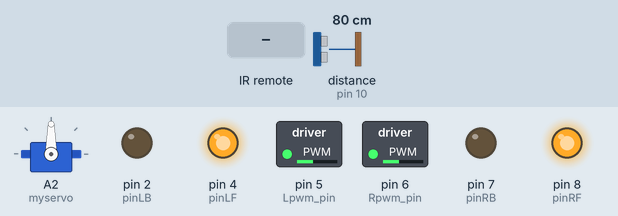
A sketch run on a simulated Arduino Uno, built with avr-gcc and run on an emulated ATmega328P. Parts: servo, switched loads named in the sketch (green lamp = pin HIGH), output pins drawn as LEDs (lit = HIGH). Wiring (inferred from the names in the program): ultrasonic range finder: trigger pin 11; echo pin 10. Dashed ring = blinking. Inputs (shaded band) come from the test bench; at power-on: distance to the obstacle (sensor on pin 10) 80 cm. The echo pulse lasts 58.3 µs per cm; random numbers use the default seed unless the sketch sets one; pins used as bus, display or sensor lines are not drawn.

Above: at 1.2 s.
1.3 s: distance to the obstacle (sensor on pin 10) set to 22 cm
2.8 s: distance to the obstacle (sensor on pin 10) set to 20 cm
At 5.3 s:
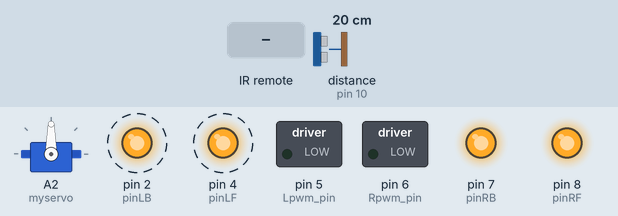
5.8 s: infrared code 0x00FF4AB5 received
At 7.3 s:
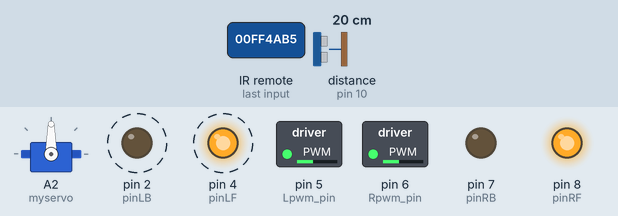
8.0 s: infrared code 0x00FF10EF received
At 8.9 s:
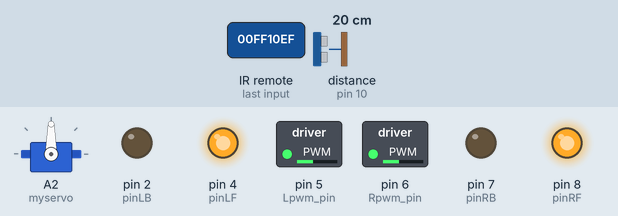
9.5 s: infrared code 0x00FF38C7 received
At 11.3 s:
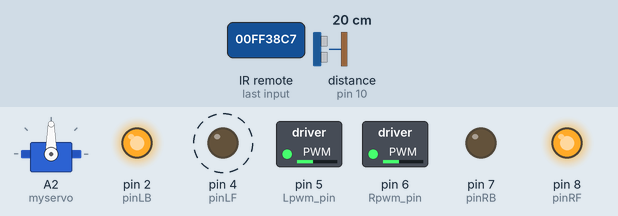
12.5 s: infrared code 0x00FF18E7 received
Timing chart, 0 to 15.2 s (numbered marks = the images above; inputs shaded):
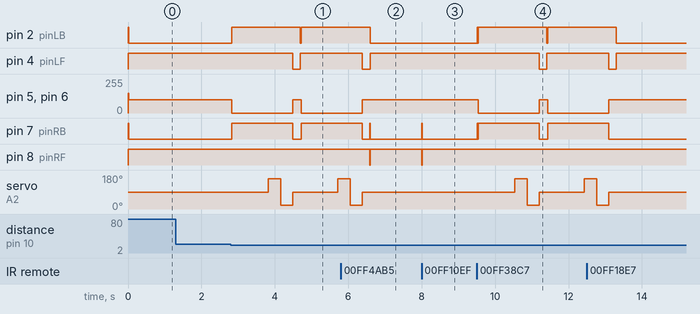

Measured:
- the behaviour switches between 21 and 20 cm on distance to the obstacle (sensor on pin 10) (found by bisection; images 0 and 1)
- after the input at 1.3 s, every drawn part: stays the same
- after the input at 2.8 s, pin 2 (pinLB): LOW → HIGH at once, → LOW 1.9 s later, → HIGH 0.02 s later; pin 4 (pinLF): HIGH → LOW after 1.7 s, → HIGH 0.20 s later
- after the input at 5.8 s, pin 8 (pinRF): HIGH → LOW after 0.79 s, → HIGH 0.01 s later
- after the input at 8.0 s, pin 7 (pinRB): LOW → HIGH at once, → LOW 0.01 s later; pin 8 (pinRF): HIGH → LOW at once, → HIGH 0.01 s later
- after the input at 9.5 s, pin 2 (pinLB): goes HIGH 0.01 s, LOW 0.01 s, HIGH 1.9 s, LOW 0.02 s, then HIGH, starting at once; pin 4 (pinLF): HIGH → LOW after 1.7 s, → HIGH 0.20 s later

The sketch:

Lesson_13_IR_Remote_Control_Car.ino
```cpp
#include <IRremote.h>
#include <Servo.h>

// Définition des broches
#define RECV_PIN 12
#define Lpwm_pin 5
#define Rpwm_pin 6
#define pinLB 2
#define pinLF 4
#define pinRB 7
#define pinRF 8
#define A1 11
#define A0 10

// Définition des codes IR
#define IR_Go    0x00FF18E7
#define IR_Back  0x00FF4AB5
#define IR_Left  0x00FF10EF
#define IR_Right 0x00FF5AA5
#define IR_Stop  0x00FF38C7

IRrecv irrecv(RECV_PIN);
decode_results results;
Servo myservo;

unsigned char Lpwm_val = 150;
unsigned char Rpwm_val = 150;
volatile int DL, DM, DR;
bool isStopped = false;  // Variable d'état pour suivre l'arrêt du robot

void M_Control_IO_config(void) {
  pinMode(pinLB, OUTPUT);
  pinMode(pinLF, OUTPUT);
  pinMode(pinRB, OUTPUT);
  pinMode(pinRF, OUTPUT);
  pinMode(Lpwm_pin, OUTPUT);
  pinMode(Rpwm_pin, OUTPUT);
}

void Set_Speed(unsigned char Left, unsigned char Right) {
  analogWrite(Lpwm_pin, Left);
  analogWrite(Rpwm_pin, Right);
}

void advance() {
  digitalWrite(pinRB, LOW);
  digitalWrite(pinRF, HIGH);
  digitalWrite(pinLB, LOW);
  digitalWrite(pinLF, HIGH);
}

void turnR() {
  digitalWrite(pinRB, LOW);
  digitalWrite(pinRF, HIGH);
  digitalWrite(pinLB, HIGH);
  digitalWrite(pinLF, LOW);
}

void turnL() {
  digitalWrite(pinRB, HIGH);
  digitalWrite(pinRF, LOW);
  digitalWrite(pinLB, LOW);
  digitalWrite(pinLF, HIGH);
}

void stopp() {
  digitalWrite(pinRB, HIGH);
  digitalWrite(pinRF, HIGH);
  digitalWrite(pinLB, HIGH);
  digitalWrite(pinLF, HIGH);
}

void back() {
  digitalWrite(pinRB, HIGH);
  digitalWrite(pinRF, LOW);
  digitalWrite(pinLB, HIGH);
  digitalWrite(pinLF, LOW);
}

float checkdistance() {
  digitalWrite(A1, LOW);
  delayMicroseconds(2);
  digitalWrite(A1, HIGH);
  delayMicroseconds(10);
  digitalWrite(A1, LOW);
  float distance = pulseIn(A0, HIGH) / 58.00;
  delay(10);
  return distance;
}

void Detect_obstacle_distance() {
  myservo.write(160);
  for (int i = 1; i <= 3; i++) {
    DL = checkdistance();
    delay(100);
  }
  myservo.write(20);
  for (int i = 1; i <= 3; i++) {
    DR = checkdistance();
    delay(100);
  }
}

void IR_Control(void) {
  unsigned long Key;
  if (irrecv.decode(&results)) {
    Key = results.value;
    switch (Key) {
      case IR_Go: advance(); break;
      case IR_Back: back(); break;
      case IR_Left: turnL(); break;
      case IR_Right: turnR(); break;
      case IR_Stop: stopp(); break;
      default: break;
    }
    irrecv.resume();
  }
}

void US_Control() {
  DM = checkdistance();
  if (DM < 20 && !isStopped) {
    stopp();
    Set_Speed(0, 0);
    isStopped = true;
    delay(1000);
    Detect_obstacle_distance();
    if (DL < 50 || DR < 50) {
      if (DL > DR) {
        myservo.write(90);
        turnL();
        Set_Speed(100, 100);
        delay(200);
        advance();
        Set_Speed(100, 100);
      } else {
        myservo.write(90);
        turnR();
        Set_Speed(100, 100);
        delay(200);
        advance();
        Set_Speed(100, 100);
      }
    } else {
      if (random(1, 10) > 5) {
        myservo.write(90);
        turnL();
        Set_Speed(100, 100);
        delay(200);
        advance();
        Set_Speed(100, 100);
      } else {
        myservo.write(90);
        turnR();
        Set_Speed(100, 100);
        delay(200);
        advance();
        Set_Speed(100, 100);
      }
    }
  } else if (DM >= 20 && isStopped) {
    isStopped = false;
    advance();
    Set_Speed(100, 100);
  } else {
    advance();
    Set_Speed(100, 100);
  }
}

void setup() {
  myservo.attach(A2);
  pinMode(A1, OUTPUT);
  pinMode(A0, INPUT);
  pinMode(pinLB, OUTPUT);
  pinMode(pinLF, OUTPUT);
  pinMode(pinRB, OUTPUT);
  pinMode(pinRF, OUTPUT);
  pinMode(Lpwm_pin, OUTPUT);
  pinMode(Rpwm_pin, OUTPUT);
  DL = 0;
  DM = 0;
  DR = 0;
  myservo.write(90);
  M_Control_IO_config();
  Set_Speed(Lpwm_val, Rpwm_val);
  irrecv.enableIRIn();
  Serial.begin(9600);
  stopp();
}

void loop() {
  IR_Control();
  US_Control();
}
```
